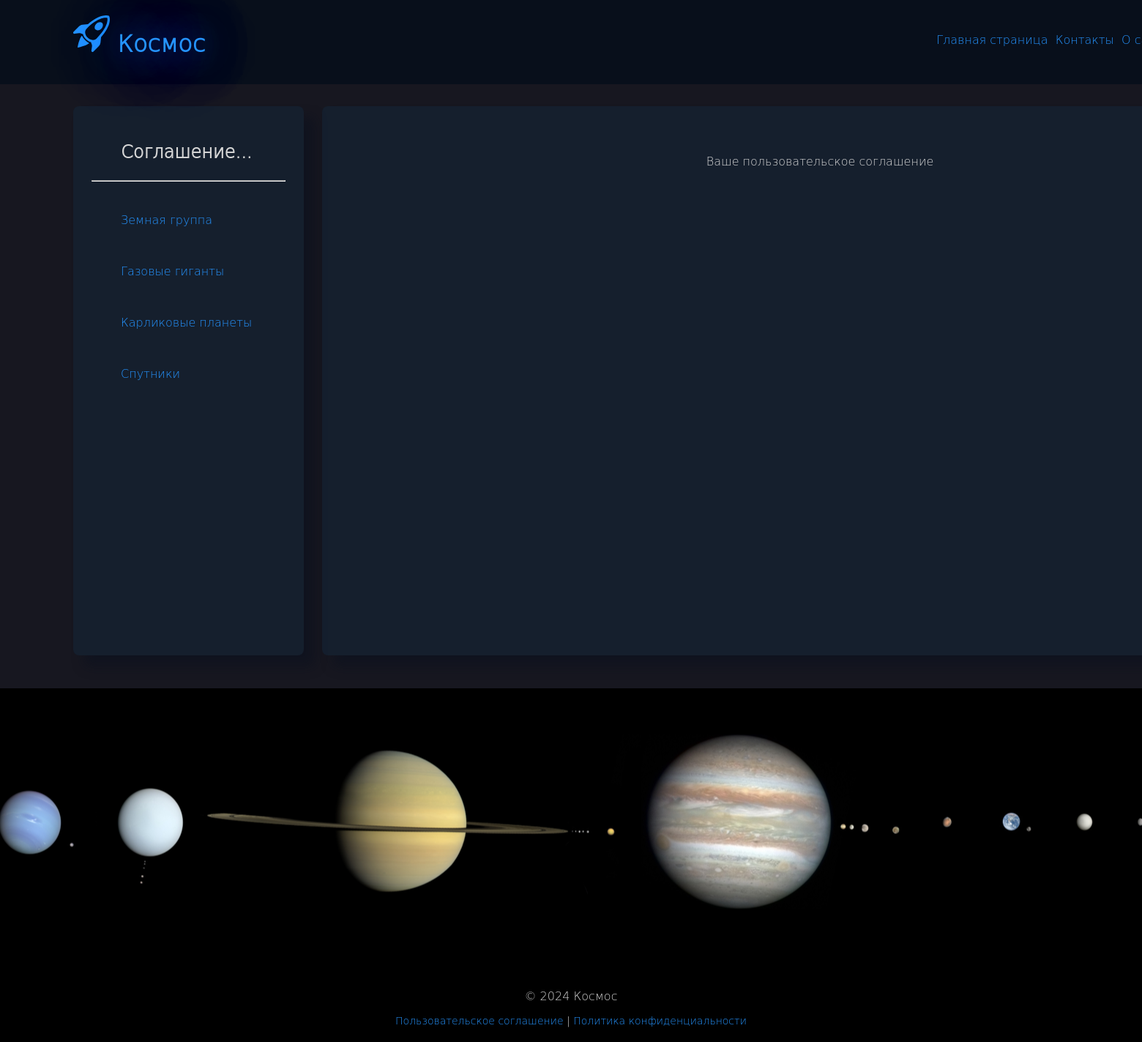
The app's page /terms/ with its own data.
### basis/models.py (models this page shows, shortened)
class Category(models.Model):
    name = models.CharField(max_length=100, db_index=True, verbose_name="Категория")
    slug = models.SlugField(max_length=255, unique=True, db_index=True)
    class Meta:
        verbose_name = "категорию"
        verbose_name_plural = "Категории"
    def get_absolute_url(self):
        return reverse('category', kwargs={'category_slug': self.slug})

### basis/views.py (the view)
# urls.py: path('terms/', cache_page(60)(views.TermsPage.as_view()), name='terms'),
class TermsPage(TemplateView):
    template_name = 'basis/terms.html'
    extra_context = {'title': 'Пользовательское соглашение', 'main_title': 'Соглашение...'}

### basis/templatetags/basis_tags.py (called while the page is built)
@register.inclusion_tag('basis/categories.html')
def get_categories(category_selected=0):
    categories = Category.objects.all()
    return {'categories': categories, 'category_selected': category_selected}

### basis/views.py (called while the page is built)
def get_menu():
    menu = [{'main_title': 'Контакты', 'name': 'contact'}, {'main_title': 'О сайте', 'name': 'about'}]
    return menu

### users/context_processors.py (called while the page is built)
def get_menu_context(request):
    return {'menu': get_menu()}

### basis/templates/basis/terms.html
{% extends 'base.html' %}
{% block content %}
<div align="center" id="post-block">
    <p>Ваше пользовательское соглашение</p>
</div>
{% endblock %}

### basis/templates/basis/categories.html
{% for c in categories %}
{% if c.id == category_selected %}
<br>
<ul><a class="selected">{{c.name}}</a></ul>
{% else %}
<br>
<ul><a href="{{c.get_absolute_url}}">{{c.name}}</a></ul>
{% endif %}
{% endfor %}

### basis/static/basis/css/styles.css (style rules this page uses)
html, body { height: 100%; width: auto; margin: 0 auto; font-family: 'DejaVu Sans Light', 'Arial'; background: #000000; }
p { color: #D6D6D6; }
a { color: #2594ff; text-decoration: none; }

### records on screen
Category: name "Земная группа"
Category: name "Газовые гиганты"
Category: name "Карликовые планеты"
Category: name "Спутники"

### other values on screen
{{ m.main_title }} "Контакты" "О…"
{{ main_title|linebreaks }} "Соглашение..."
